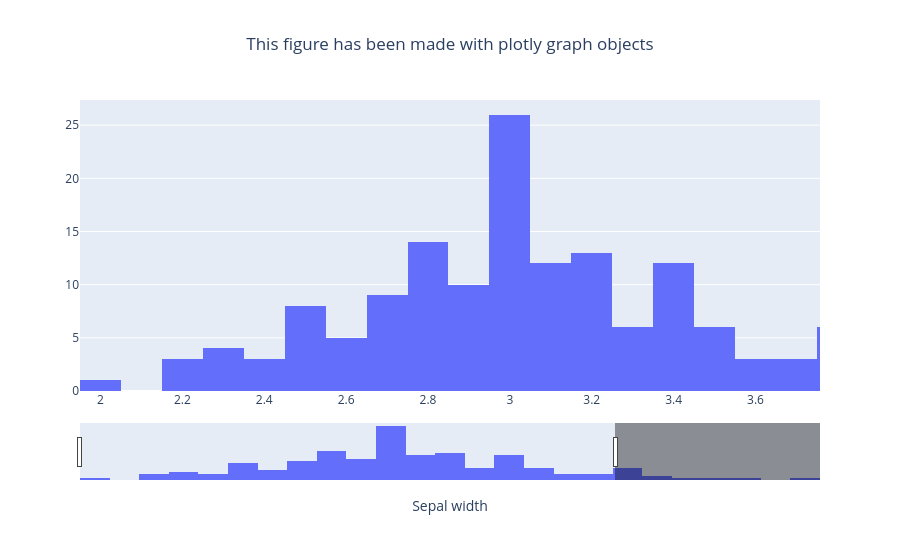

The notebook cell saved with this chart:
### Markdown cell above
## Adding some interactivity

### Range sliders

### Code cell
fig = go.Figure(
    data = go.Histogram(
        x = df['sepal_width'],
        nbinsx = 40),
    layout = go.Layout(
        title = go.layout.Title(text = "This figure has been made with plotly graph objects", x = 0.5),
        xaxis = go.layout.XAxis(title = 'Sepal width', rangeslider = go.layout.xaxis.Rangeslider(visible = True))
    )
)

fig.show()

### Figure 1 — Plotly figure (JSON) as saved in the notebook; plotly's stock layout.template omitted (floating-point values rounded to 4 significant figures; data arrays with more than 128 entries replaced by an {"elided": "..."} marker saying what was removed)
{"data": [{"nbinsx": 40, "type": "histogram", "x": {"elided": "150 float values"}}], "layout": {"autosize": true, "title": {"text": "This figure has been made with plotly graph objects", "x": 0.5}, "xaxis": {"autorange": false, "range": [1.95, 3.758], "rangeslider": {"autorange": true, "range": [1.95, 4.45], "visible": true, "yaxis": {"_template": null, "rangemode": "match"}}, "title": {"text": "Sepal width"}, "type": "linear"}, "yaxis": {"autorange": true, "range": [0, 27.37]}}}
